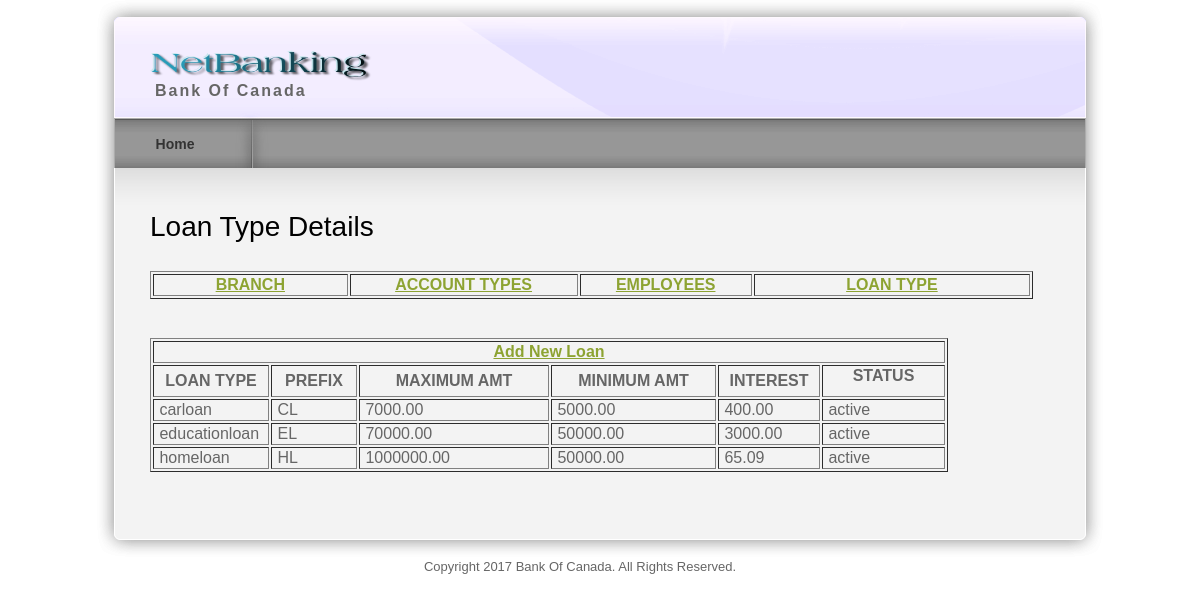
/viewloantype.php, run on the app's committed database.
### tables this page shows
CREATE TABLE `loantype` (
  `loantype` varchar(25) NOT NULL,
  `prefix` varchar(25) NOT NULL,
  `maximumamt` float(10,2) NOT NULL,
  `minimumamt` float(10,2) NOT NULL,
  `interest` float(10,2) NOT NULL,
  `status` varchar(25) NOT NULL
);

### viewloantype.php (the view, shortened to what this page needs)
<?php
include("header.php");
$loantypearray = mysql_query("select * from loantype");
?>
<div id="templatemo_main"><span class="main_top"></span>
	<h2>Loan Type Details</h2>
  <div id="templatemo_content">
<?php include("topmenu.php"); ?>
<br /><br />
    <table width="798" height="37" border="1">
    <tr>
      <th colspan="6" scope="col"><a href="addloan.php">Add New Loan</a></th>
    </tr>
      <tr>
        <th width="112" scope="col">LOAN TYPE</th>
        <th width="82" scope="col">PREFIX</th>
        <th width="186" scope="col">MAXIMUM AMT</th>
        <th width="161" scope="col">MINIMUM AMT</th>
        <th width="98" scope="col">INTEREST</th>
        <th width="119" scope="col"><p>STATUS</p></th>
      </tr>
      <?php
 while($loantypes = mysql_fetch_array($loantypearray))
	  {
echo "
      <tr>
        <td>&nbsp;$loantypes[loantype]</td>
        <td>&nbsp;$loantypes[prefix]</td>
        <td>&nbsp;$loantypes[maximumamt]</td>
        <td>&nbsp;$loantypes[minimumamt]</td>
        <td>&nbsp;$loantypes[interest]</td>
        <td>&nbsp;$loantypes[status]</td>
      </tr>";
	  }
	  ?>
    </table>
</div>
  </div>
    <div id="templatemo_main_bottom"></div>
    <?php
	include("footer.php");
	?>

### templatemo_style.css (style rules this page uses)
body { margin: 0px; padding: 0px; color: #666; font-family: Helevetica,Arial,sans-serif; font-size: 13px; line-height:1.5em; background-color: #fff; background-repeat: repeat-x; }
a, a:link, a:visited { color: #8da332; }
p { margin: 0px; padding: 0 0 10px 0; }
h2 { font-size: 28px; font-weight: normal; line-height: 28px; margin: 0 0 30px 0; padding: 0; color: #000; }
#templatemo_main { position: relative; width: 900px; padding: 45px 55px; background: url(images/templatemo_content.png) repeat-y; }
#templatemo_main .main_top { position: absolute; top: 0; left: 20px; width: 970px; height: 45px; background: url(images/templatemo_content_top.png) no-repeat; }
#templatemo_main_bottom { width: 1010px; height: 40px; background: url(images/templatemo_content_bottom.png) no-repeat; }
#templatemo_content { float: left; width: 560px; }

### data on the page
loantype: loantype "carloan", prefix "CL", maximumamt "7000.00", minimumamt "5000.00", interest "400.00", status "active"
loantype: loantype "educationloan", prefix "EL", maximumamt "70000.00", minimumamt "50000.00", interest "3000.00", status "active"
loantype: loantype "homeloan", prefix "HL", maximumamt "1000000.00", minimumamt "50000.00", interest "65.09", status "active"
